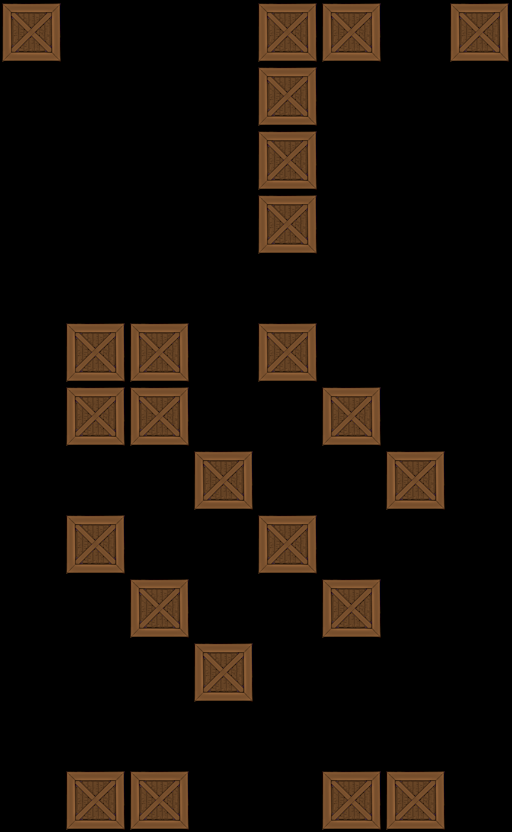

A level layout from a 2D game, rendered from its tile map. Below: a short description, then the map file with tile-grid data replaced by summaries:
An orthogonal 8x13 tile map with 64x64 px tiles, 1 tile layer (Tile Layer 1).

<map version="1.0" orientation="orthogonal" width="8" height="13" tilewidth="64" tileheight="64">
 <tileset firstgid="1" name="crate" tilewidth="64" tileheight="64">
  <image source="../../crate.png" width="64" height="64" />
 </tileset>
 <layer name="Tile Layer 1" width="8" height="13">
  <data>[104 cells, 24 non-empty, 1 distinct tile ids]</data>
 </layer>
</map>
